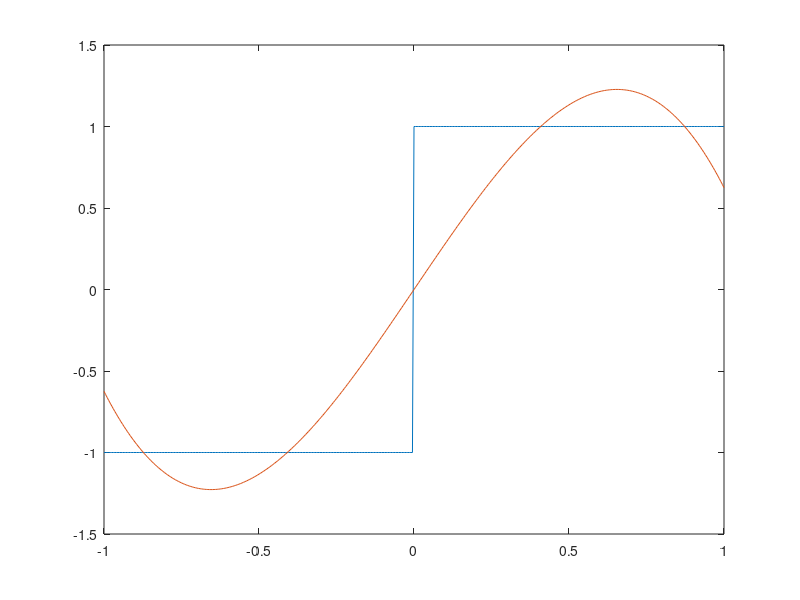

Reproduce this figure in MATLAB.
%5.1
t=-1:1/200:1;
N=length(t);
y=zeros(N,1);
for i=1:N
  if t(i)<0
    y(i)=-1;
  else
    y(i)=1;
  end
end
alfa1=sqrt(3/2);
alfa3=-sqrt(7/32);
phi1=sqrt(3/2)*t;
phi3=sqrt(7/2)*((5/2)*t.^3 - (3/2)*t);
y_aprox = alfa1*phi1 + alfa3*phi3;
ErrorCT=0;
for i=1:N
   ErrorCT = ErrorCT + (y(i)-y_aprox(i))*(y(i)-y_aprox(i)); 
end
plot(t,y,t,y_aprox);  
ErrorCT

% 5-1:   ErrorCT = 56.3977